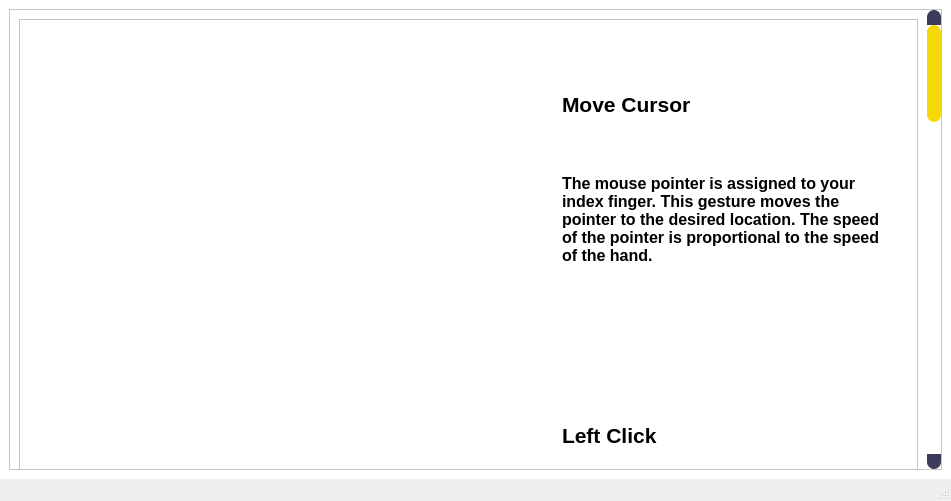
<?xml version="1.0" encoding="UTF-8"?>
<ui version="4.0">
 <class>MainWindow</class>
 <widget class="QMainWindow" name="MainWindow">
  <property name="geometry">
   <rect>
    <x>0</x>
    <y>0</y>
    <width>951</width>
    <height>501</height>
   </rect>
  </property>
  <property name="windowTitle">
   <string>MainWindow</string>
  </property>
  <property name="styleSheet">
   <string notr="true">QScrollBar:vertical{
boder: none;
	background-color: rgb(244, 216, 5);
width: 14px;
margin: 15px 0 15px 0;
border-radius: 0px;
}

QScrollBar::handle:vertical{
background-color: rgb(244, 216, 8);
min-height: 30px;
border-radius: 7px;
}

QScrollBar::handle:vertical:pressed{
background-color: rgb(200, 174, 5);
}

QScrollBar::sub-line:vertical{
boder:none;
background-color: rgb(59, 59, 90);
height: 15px;
border-top-left-radius: 7px;
border-top-right-radius: 7px;
subcontrol-position: top;
subcontrol-origin: margin;
}

QScrollBar::sub-line:vertical:hover{

background-color: rgb(244, 216, 8);

}

QScrollBar::sub-line:vertical:pressed{
background-color: rgb(200, 174, 5);

}

QScrollBar::add-line:vertical{
boder:none;
background-color: rgb(59, 59, 90);
height: 15px;
border-bottom-left-radius: 7px;
border-bottom-right-radius: 7px;
subcontrol-position: bottom;
subcontrol-origin: margin;
}
QScrollBar::add-line:vertical:hover{

background-color: rgb(244, 216, 8);

}

QScrollBar::add-line:vertical:pressed{
background-color: rgb(200, 174, 5);

}
QScrollBar::up-arrow:vertical, QScrollBar::down-arrow:vertical {
background: none;
}
QScrollBar::add-page:vertical, QScrollBar::sub-page:vertical {
background: none;
}









</string>
  </property>
  <widget class="QWidget" name="centralwidget">
   <property name="styleSheet">
    <string notr="true">background-color: rgb(255, 255, 255);</string>
   </property>
   <layout class="QVBoxLayout" name="verticalLayout">
    <item>
     <widget class="QScrollArea" name="scrollArea">
      <property name="styleSheet">
       <string notr="true">QScrollBar:vertical{
boder:none;
	background-color: rgb(59, 59, 90);
}
</string>
      </property>
      <property name="widgetResizable">
       <bool>true</bool>
      </property>
      <widget class="QWidget" name="scrollAreaWidgetContents">
       <property name="geometry">
        <rect>
         <x>0</x>
         <y>0</y>
         <width>917</width>
         <height>2018</height>
        </rect>
       </property>
       <property name="styleSheet">
        <string notr="true">QScrollBar:vertical{
boder:none;
	background-color: rgb(59, 59, 90);
}
</string>
       </property>
       <layout class="QVBoxLayout" name="verticalLayout_2">
        <item>
         <widget class="QFrame" name="frame">
          <property name="minimumSize">
           <size>
            <width>899</width>
            <height>2000</height>
           </size>
          </property>
          <property name="frameShape">
           <enum>QFrame::StyledPanel</enum>
          </property>
          <property name="frameShadow">
           <enum>QFrame::Raised</enum>
          </property>
          <layout class="QVBoxLayout" name="verticalLayout_3">
           <item>
            <layout class="QHBoxLayout" name="horizontalLayout" stretch="3,2">
             <item>
              <layout class="QHBoxLayout" name="horizontalLayout_3">
               <item>
                <layout class="QVBoxLayout" name="verticalLayout_11">
                 <item>
                  <layout class="QVBoxLayout" name="verticalLayout_17">
                   <item>
                    <widget class="QLabel" name="label_12">
                     <property name="minimumSize">
                      <size>
                       <width>517</width>
                       <height>322</height>
                      </size>
                     </property>
                     <property name="maximumSize">
                      <size>
                       <width>517</width>
                       <height>322</height>
                      </size>
                     </property>
                     <property name="text">
                      <string/>
                     </property>
                     <property name="pixmap">
                      <pixmap>../../Desktop/New folder/moveMouse.png</pixmap>
                     </property>
                     <property name="scaledContents">
                      <bool>true</bool>
                     </property>
                    </widget>
                   </item>
                  </layout>
                 </item>
                 <item>
                  <layout class="QVBoxLayout" name="verticalLayout_16">
                   <item>
                    <widget class="QLabel" name="label_11">
                     <property name="maximumSize">
                      <size>
                       <width>517</width>
                       <height>322</height>
                      </size>
                     </property>
                     <property name="text">
                      <string/>
                     </property>
                     <property name="pixmap">
                      <pixmap>../../Desktop/New folder/clickLeft.png</pixmap>
                     </property>
                     <property name="scaledContents">
                      <bool>true</bool>
                     </property>
                    </widget>
                   </item>
                  </layout>
                 </item>
                 <item>
                  <layout class="QVBoxLayout" name="verticalLayout_15">
                   <item>
                    <widget class="QLabel" name="label_10">
                     <property name="maximumSize">
                      <size>
                       <width>517</width>
                       <height>322</height>
                      </size>
                     </property>
                     <property name="text">
                      <string/>
                     </property>
                     <property name="pixmap">
                      <pixmap>../../Desktop/New folder/clickRight.png</pixmap>
                     </property>
                     <property name="scaledContents">
                      <bool>true</bool>
                     </property>
                    </widget>
                   </item>
                  </layout>
                 </item>
                 <item>
                  <layout class="QVBoxLayout" name="verticalLayout_14">
                   <item>
                    <widget class="QLabel" name="label_9">
                     <property name="maximumSize">
                      <size>
                       <width>517</width>
                       <height>322</height>
                      </size>
                     </property>
                     <property name="text">
                      <string/>
                     </property>
                     <property name="pixmap">
                      <pixmap>../../Desktop/New folder/openChorme.png</pixmap>
                     </property>
                     <property name="scaledContents">
                      <bool>true</bool>
                     </property>
                    </widget>
                   </item>
                  </layout>
                 </item>
                 <item>
                  <layout class="QVBoxLayout" name="verticalLayout_12">
                   <item>
                    <widget class="QLabel" name="label_8">
                     <property name="minimumSize">
                      <size>
                       <width>517</width>
                       <height>322</height>
                      </size>
                     </property>
                     <property name="text">
                      <string/>
                     </property>
                     <property name="pixmap">
                      <pixmap>../../Desktop/New folder/scrollUp.png</pixmap>
                     </property>
                     <property name="scaledContents">
                      <bool>true</bool>
                     </property>
                    </widget>
                   </item>
                  </layout>
                 </item>
                 <item>
                  <layout class="QVBoxLayout" name="verticalLayout_13">
                   <item>
                    <widget class="QLabel" name="label_7">
                     <property name="maximumSize">
                      <size>
                       <width>517</width>
                       <height>322</height>
                      </size>
                     </property>
                     <property name="text">
                      <string/>
                     </property>
                     <property name="pixmap">
                      <pixmap>../../Desktop/New folder/scrollDown.png</pixmap>
                     </property>
                     <property name="scaledContents">
                      <bool>true</bool>
                     </property>
                    </widget>
                   </item>
                  </layout>
                 </item>
                </layout>
               </item>
              </layout>
             </item>
             <item>
              <layout class="QHBoxLayout" name="horizontalLayout_2">
               <property name="sizeConstraint">
                <enum>QLayout::SetFixedSize</enum>
               </property>
               <item>
                <layout class="QVBoxLayout" name="verticalLayout_4">
                 <item>
                  <layout class="QVBoxLayout" name="verticalLayout_10" stretch="0">
                   <property name="spacing">
                    <number>0</number>
                   </property>
                   <property name="sizeConstraint">
                    <enum>QLayout::SetMaximumSize</enum>
                   </property>
                   <item>
                    <widget class="QWidget" name="widget" native="true">
                     <widget class="QLabel" name="label">
                      <property name="geometry">
                       <rect>
                        <x>10</x>
                        <y>60</y>
                        <width>141</width>
                        <height>31</height>
                       </rect>
                      </property>
                      <property name="font">
                       <font>
                        <family>Yu Gothic UI</family>
                        <pointsize>16</pointsize>
                        <weight>75</weight>
                        <bold>true</bold>
                       </font>
                      </property>
                      <property name="text">
                       <string>Move Cursor</string>
                      </property>
                     </widget>
                     <widget class="QLabel" name="label_13">
                      <property name="geometry">
                       <rect>
                        <x>10</x>
                        <y>120</y>
                        <width>321</width>
                        <height>141</height>
                       </rect>
                      </property>
                      <property name="font">
                       <font>
                        <family>Yu Gothic UI</family>
                        <pointsize>12</pointsize>
                        <weight>75</weight>
                        <bold>true</bold>
                       </font>
                      </property>
                      <property name="text">
                       <string>The mouse pointer is assigned to your index finger. This gesture moves the pointer to the desired location. The speed of the pointer is proportional to the speed of the hand.</string>
                      </property>
                      <property name="scaledContents">
                       <bool>false</bool>
                      </property>
                      <property name="wordWrap">
                       <bool>true</bool>
                      </property>
                     </widget>
                    </widget>
                   </item>
                  </layout>
                 </item>
                 <item>
                  <layout class="QVBoxLayout" name="verticalLayout_9">
                   <item>
                    <widget class="QWidget" name="widget_2" native="true">
                     <widget class="QLabel" name="label_2">
                      <property name="geometry">
                       <rect>
                        <x>10</x>
                        <y>60</y>
                        <width>141</width>
                        <height>31</height>
                       </rect>
                      </property>
                      <property name="font">
                       <font>
                        <family>Yu Gothic UI</family>
                        <pointsize>16</pointsize>
                        <weight>75</weight>
                        <bold>true</bold>
                       </font>
                      </property>
                      <property name="text">
                       <string>Left Click</string>
                      </property>
                     </widget>
                     <widget class="QLabel" name="label_14">
                      <property name="geometry">
                       <rect>
                        <x>10</x>
                        <y>120</y>
                        <width>321</width>
                        <height>141</height>
                       </rect>
                      </property>
                      <property name="font">
                       <font>
                        <family>Yu Gothic UI</family>
                        <pointsize>12</pointsize>
                        <weight>75</weight>
                        <bold>true</bold>
                       </font>
                      </property>
                      <property name="text">
                       <string>Use index and middle fingers. When the index finger is down, click the left mouse button</string>
                      </property>
                      <property name="scaledContents">
                       <bool>false</bool>
                      </property>
                      <property name="wordWrap">
                       <bool>true</bool>
                      </property>
                     </widget>
                    </widget>
                   </item>
                  </layout>
                 </item>
                 <item>
                  <layout class="QVBoxLayout" name="verticalLayout_8">
                   <item>
                    <widget class="QWidget" name="widget_3" native="true">
                     <widget class="QWidget" name="widget_4" native="true">
                      <property name="geometry">
                       <rect>
                        <x>0</x>
                        <y>0</y>
                        <width>342</width>
                        <height>322</height>
                       </rect>
                      </property>
                      <widget class="QLabel" name="label_3">
                       <property name="geometry">
                        <rect>
                         <x>10</x>
                         <y>60</y>
                         <width>141</width>
                         <height>31</height>
                        </rect>
                       </property>
                       <property name="font">
                        <font>
                         <family>Yu Gothic UI</family>
                         <pointsize>16</pointsize>
                         <weight>75</weight>
                         <bold>true</bold>
                        </font>
                       </property>
                       <property name="text">
                        <string>Right Click</string>
                       </property>
                      </widget>
                      <widget class="QLabel" name="label_15">
                       <property name="geometry">
                        <rect>
                         <x>10</x>
                         <y>120</y>
                         <width>321</width>
                         <height>141</height>
                        </rect>
                       </property>
                       <property name="font">
                        <font>
                         <family>Yu Gothic UI</family>
                         <pointsize>12</pointsize>
                         <weight>75</weight>
                         <bold>true</bold>
                        </font>
                       </property>
                       <property name="text">
                        <string>Use index and middle fingers. When the index and middle fingers are close together then right click</string>
                       </property>
                       <property name="scaledContents">
                        <bool>false</bool>
                       </property>
                       <property name="wordWrap">
                        <bool>true</bool>
                       </property>
                      </widget>
                     </widget>
                    </widget>
                   </item>
                  </layout>
                 </item>
                 <item>
                  <layout class="QVBoxLayout" name="verticalLayout_7">
                   <item>
                    <widget class="QWidget" name="widget_5" native="true">
                     <widget class="QWidget" name="widget_6" native="true">
                      <property name="geometry">
                       <rect>
                        <x>0</x>
                        <y>0</y>
                        <width>342</width>
                        <height>322</height>
                       </rect>
                      </property>
                      <widget class="QLabel" name="label_4">
                       <property name="geometry">
                        <rect>
                         <x>10</x>
                         <y>60</y>
                         <width>141</width>
                         <height>41</height>
                        </rect>
                       </property>
                       <property name="font">
                        <font>
                         <family>Yu Gothic UI</family>
                         <pointsize>16</pointsize>
                         <weight>75</weight>
                         <bold>true</bold>
                        </font>
                       </property>
                       <property name="text">
                        <string>Open Chrome</string>
                       </property>
                      </widget>
                      <widget class="QLabel" name="label_16">
                       <property name="geometry">
                        <rect>
                         <x>10</x>
                         <y>120</y>
                         <width>321</width>
                         <height>141</height>
                        </rect>
                       </property>
                       <property name="font">
                        <font>
                         <family>Yu Gothic UI</family>
                         <pointsize>12</pointsize>
                         <weight>75</weight>
                         <bold>true</bold>
                        </font>
                       </property>
                       <property name="text">
                        <string>When you spread out 5 fingers, it will automatically open Google Chrome</string>
                       </property>
                       <property name="scaledContents">
                        <bool>false</bool>
                       </property>
                       <property name="wordWrap">
                        <bool>true</bool>
                       </property>
                      </widget>
                     </widget>
                    </widget>
                   </item>
                  </layout>
                 </item>
                 <item>
                  <layout class="QVBoxLayout" name="verticalLayout_5">
                   <item>
                    <widget class="QFrame" name="frame_2">
                     <property name="frameShape">
                      <enum>QFrame::StyledPanel</enum>
                     </property>
                     <property name="frameShadow">
                      <enum>QFrame::Raised</enum>
                     </property>
                     <widget class="QLabel" name="label_5">
                      <property name="geometry">
                       <rect>
                        <x>10</x>
                        <y>50</y>
                        <width>141</width>
                        <height>41</height>
                       </rect>
                      </property>
                      <property name="font">
                       <font>
                        <family>Yu Gothic UI</family>
                        <pointsize>16</pointsize>
                        <weight>75</weight>
                        <bold>true</bold>
                       </font>
                      </property>
                      <property name="text">
                       <string>Scroll Up</string>
                      </property>
                     </widget>
                     <widget class="QLabel" name="label_17">
                      <property name="geometry">
                       <rect>
                        <x>10</x>
                        <y>110</y>
                        <width>321</width>
                        <height>141</height>
                       </rect>
                      </property>
                      <property name="font">
                       <font>
                        <family>Yu Gothic UI</family>
                        <pointsize>12</pointsize>
                        <weight>75</weight>
                        <bold>true</bold>
                       </font>
                      </property>
                      <property name="text">
                       <string>When the thumb and index finger touch each other and the other 3 fingers are facing up, the mouse will roll up</string>
                      </property>
                      <property name="scaledContents">
                       <bool>false</bool>
                      </property>
                      <property name="wordWrap">
                       <bool>true</bool>
                      </property>
                     </widget>
                    </widget>
                   </item>
                  </layout>
                 </item>
                 <item>
                  <layout class="QVBoxLayout" name="verticalLayout_6">
                   <item>
                    <widget class="QWidget" name="widget_7" native="true">
                     <widget class="QLabel" name="label_18">
                      <property name="geometry">
                       <rect>
                        <x>10</x>
                        <y>120</y>
                        <width>321</width>
                        <height>141</height>
                       </rect>
                      </property>
                      <property name="font">
                       <font>
                        <family>Yu Gothic UI</family>
                        <pointsize>12</pointsize>
                        <weight>75</weight>
                        <bold>true</bold>
                       </font>
                      </property>
                      <property name="text">
                       <string>When the thumb and index finger touch each other and the other 3 fingers are pointing down, the mouse will roll down</string>
                      </property>
                      <property name="scaledContents">
                       <bool>false</bool>
                      </property>
                      <property name="wordWrap">
                       <bool>true</bool>
                      </property>
                     </widget>
                     <widget class="QLabel" name="label_6">
                      <property name="geometry">
                       <rect>
                        <x>10</x>
                        <y>60</y>
                        <width>141</width>
                        <height>41</height>
                       </rect>
                      </property>
                      <property name="font">
                       <font>
                        <family>Yu Gothic UI</family>
                        <pointsize>16</pointsize>
                        <weight>75</weight>
                        <bold>true</bold>
                       </font>
                      </property>
                      <property name="text">
                       <string>Scroll Down</string>
                      </property>
                     </widget>
                    </widget>
                   </item>
                  </layout>
                 </item>
                </layout>
               </item>
              </layout>
             </item>
            </layout>
           </item>
          </layout>
         </widget>
        </item>
       </layout>
      </widget>
     </widget>
    </item>
   </layout>
  </widget>
  <widget class="QStatusBar" name="statusbar"/>
 </widget>
 <resources>
  <include location="User_UI.qrc"/>
 </resources>
 <connections/>
</ui>
